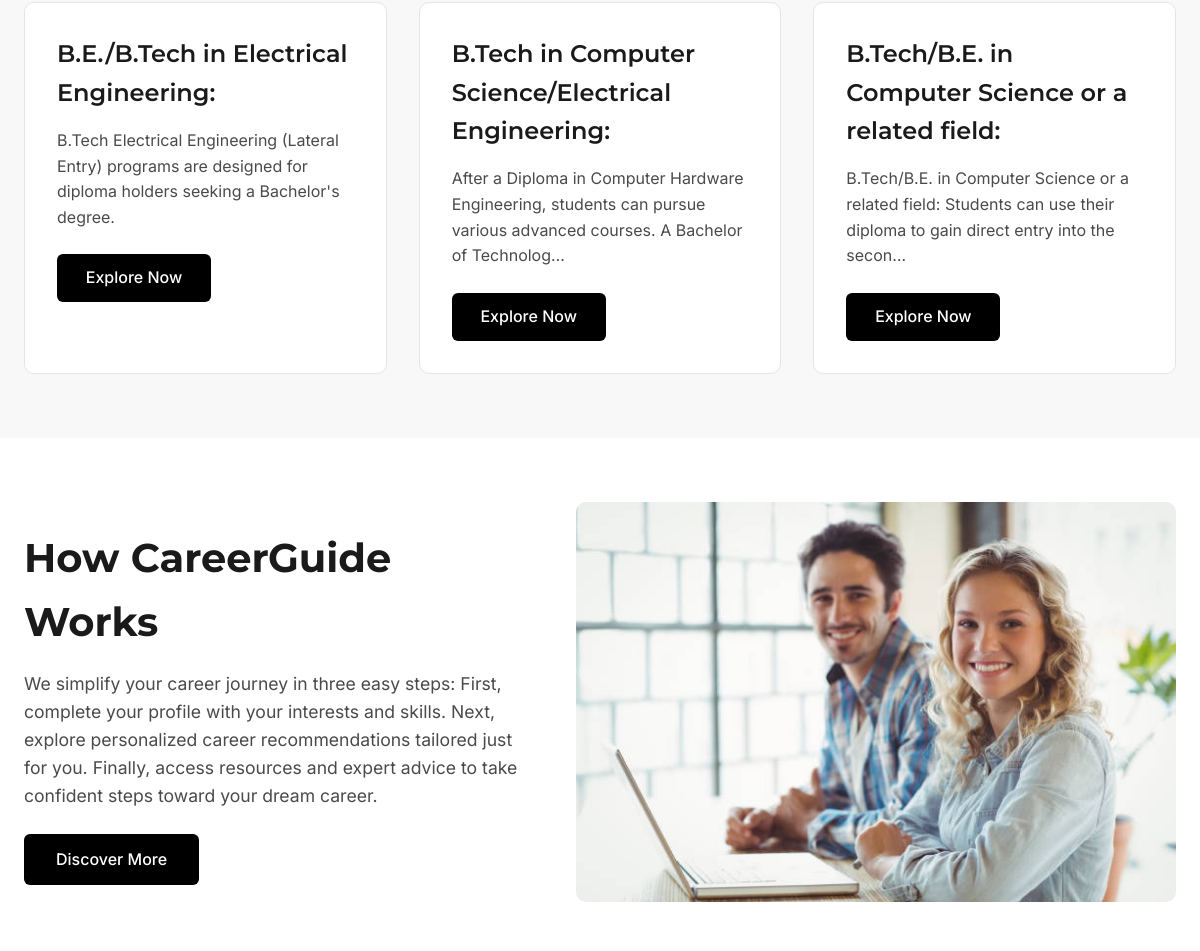
The page /index (middle part) on the database as committed earlier.
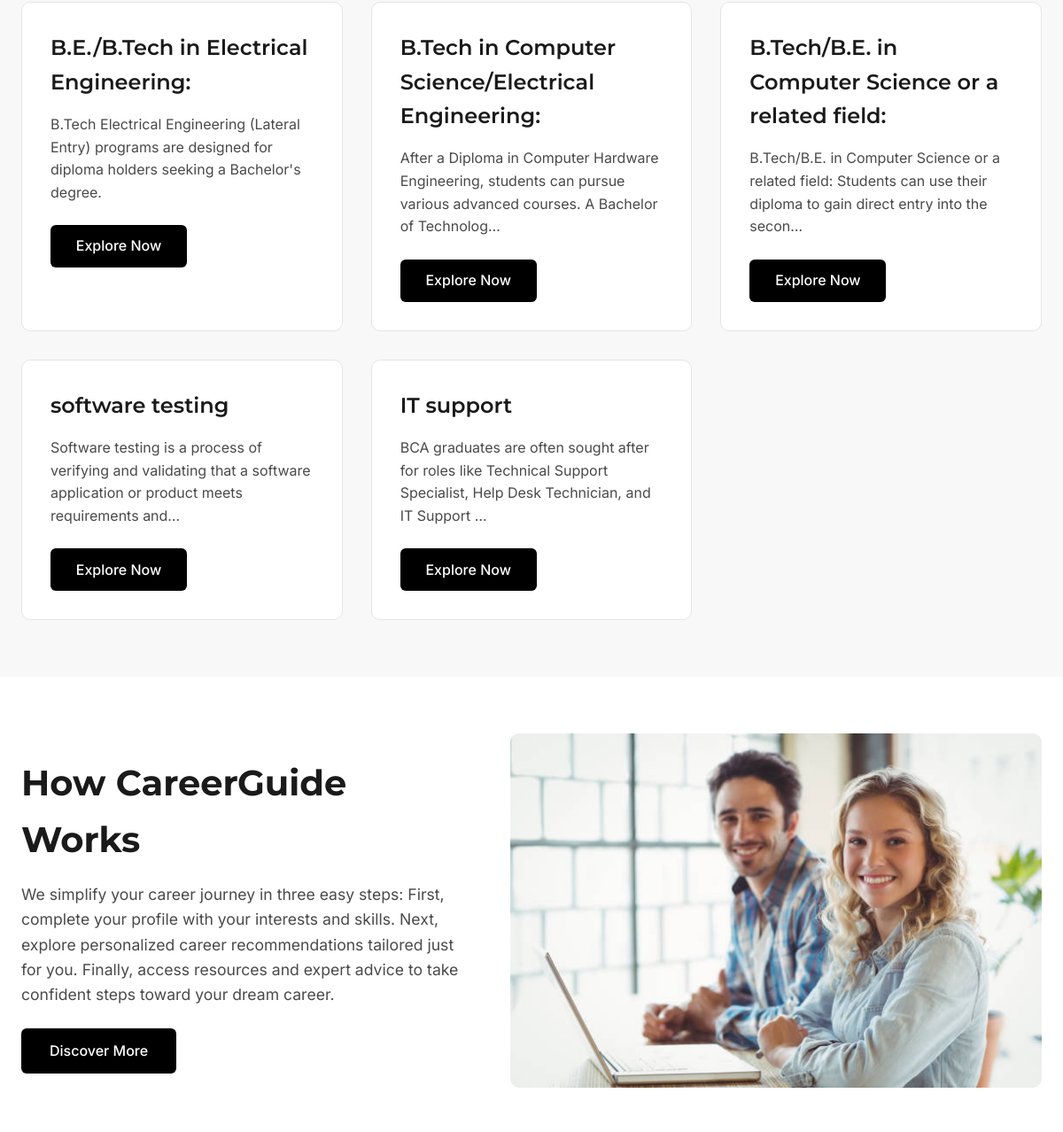
The same page on the database as committed later.
### project_app/models.py (models this page shows)
class Career(models.Model):
      INTERESTED_CHOICES = [
        ('Job', 'Job'),
        ('Study', 'Study'),
    ]
      qualification=models.ForeignKey(Qualification, on_delete=models.CASCADE)
      subject = models.ForeignKey(Subject, on_delete=models.CASCADE)
      title = models.CharField(max_length=100)
      description = models.TextField()
      maindescription = models.TextField()
      interested = models.CharField(max_length=20, choices=INTERESTED_CHOICES, null=True, blank=True)

### project_app/views.py (the view)
# urls.py: path('index', views.index, name='index'),
def index(request):
    filtered_careers = []
    user_filter = None
    if request.user.is_authenticated:
        try:
            user_filter = UserCareerFilter.objects.get(user=request.user)
            careers = Career.objects.filter(
                qualification=user_filter.qualification,
                subject=user_filter.subject,
                interested=user_filter.interested
            )
            try:
                everyone_qualification = Qualification.objects.get(name__iexact="everyone")
                if user_filter.interested == "Job":
                    job_subject = Subject.objects.get(name__iexact="Job")
                    filtered_careers = Career.objects.filter(
                        qualification=everyone_qualification,
                        subject=job_subject
                    )
                elif user_filter.interested == "Study":
                    study_subject = Subject.objects.get(name__iexact="Study")
                    filtered_careers = Career.objects.filter(
                        qualification=everyone_qualification,
                        subject=study_subject
                    )
            except (Qualification.DoesNotExist, Subject.DoesNotExist):
                messages.error(request, "Default qualifications or subjects not found.")
        except UserCareerFilter.DoesNotExist:
            return redirect('userform')
    else:
        careers = Career.objects.all()
    return render(request, "index.html", {
        "careers": careers,
        "filtered_careers": filtered_careers,
        "user_career_filter": user_filter,
    })

### templates/index.html (shortened to what this page needs)
{% load static %}
<!DOCTYPE html>
<html lang="en">
<head>
    <link rel="stylesheet" href="{% static 'css/index.css' %}">
    <link rel="stylesheet" href="https://cdnjs.cloudflare.com/ajax/libs/font-awesome/4.7.0/css/font-awesome.min.css">
</head>
<body>
    <section class="courses-container">
        <div class="course-grid">
            {% for career in careers %}
            <div class="course-card">
                <h3>{{ career.title }}</h3>
                <p>{{ career.description|truncatechars:120 }}</p>
                <a href="{% url 'details' career.id %}" class="btn">Explore Now</a>
            </div>
            {% empty %}
            <p class="empty-message">No personalized career matches found. Update your interests in your profile.</p>
            {% endfor %}
        </div>
    </section>
    <section class="how-it-works">
        <div class="container how-it-works-container">
            <div class="how-it-works-text">
                <h2>How CareerGuide Works</h2>
                <p>We simplify your career journey in three easy steps: First, complete your profile with your interests and skills. Next, explore personalized career recommendations tailored just for you. Finally, access resources and expert advice to take confident steps toward your dream career.</p>
                <a href="{% url 'about' %}" class="btn">Discover More</a>
            </div>
            <div class="how-it-works-image">
                <img src="{% static 'images/bg1.jpg' %}" alt="Career Guidance Illustration">
            </div>
        </div>
    </section>
</body>
</html>

### static/css/index.css (style rules this page uses)
* { margin: 0; padding: 0; box-sizing: border-box; }
html, body { width: 100%; overflow-x: hidden; font-family: 'Inter', sans-serif; background: #ffffff; color: #272525; line-height: 1.6; }
.container { max-width: 1280px; margin: 0 auto; padding: 0 1.5rem; }
.how-it-works { background: #ffffff; padding: 4rem 0; }
.how-it-works-container { display: flex; align-items: center; gap: 3rem; }
.how-it-works-text { flex: 1; color: #272525; }
.how-it-works-text h2 { font-family: 'Montserrat', sans-serif; font-size: 2.5rem; font-weight: 700; margin-bottom: 1rem; color: #1a1a1a; }
.how-it-works-text p { font-size: 1.1rem; margin-bottom: 1.5rem; color: #4a4a4a; }
.how-it-works-text .btn { display: inline-block; background: #000000; color: #ffffff; padding: 0.8rem 2rem; border-radius: 6px; text-decoration: none; font-weight: 500; transition: background 0.3s ease; }
.how-it-works-image { flex: 0 0 400px; }
.how-it-works-image img { width: 600px; height: 400px; object-fit: cover; border-radius: 10px; }
.courses-container { padding: 4rem 1.5rem; background: #f8f8f8; padding-top: calc(4rem + 4.2rem); }
.course-grid { display: grid; grid-template-columns: repeat(auto-fit, minmax(320px, 1fr)); gap: 2rem; }
.course-card { background: #ffffff; border: 1px solid #e5e5e5; border-radius: 10px; padding: 2rem; transition: transform 0.3s ease, box-shadow 0.3s ease; }
.course-card h3 { font-family: 'Montserrat', sans-serif; font-size: 1.5rem; font-weight: 600; color: #1a1a1a; margin-bottom: 1rem; }
.course-card p { font-size: 1rem; color: #4a4a4a; margin-bottom: 1.5rem; }
.course-card .btn { display: inline-block; background: #000000; color: #ffffff; padding: 0.7rem 1.8rem; border-radius: 6px; text-decoration: none; font-weight: 500; transition: background 0.3s ease; }

Rows that differ between the two databases and show on the page:
added Career: title "software testing", description "Software testing is a process of verifying and validating that a software application or product meets requirements and…"
added Career: title "IT support", description "BCA graduates are often sought after for roles like Technical Support Specialist, Help Desk Technician, and IT Support …"
